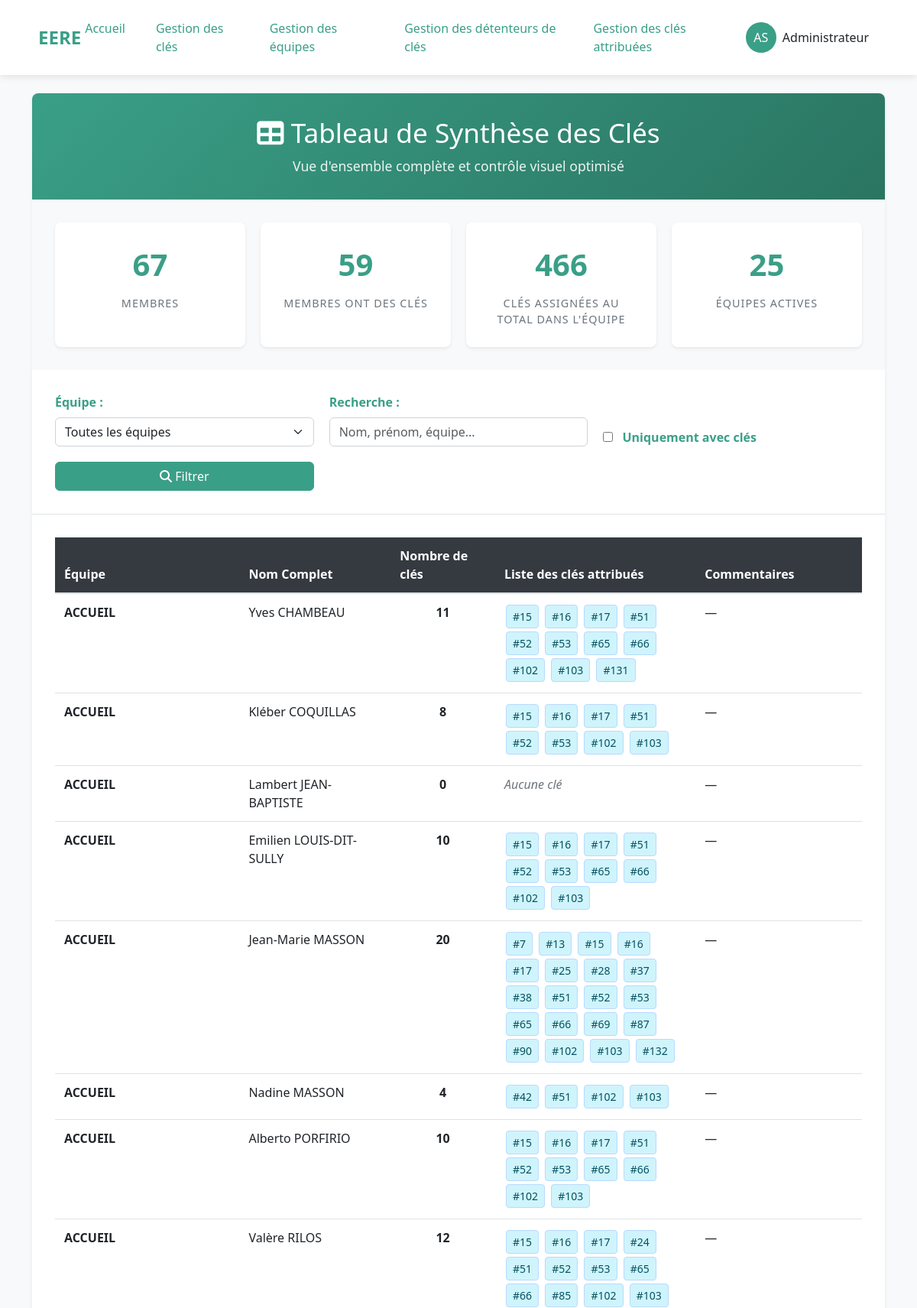
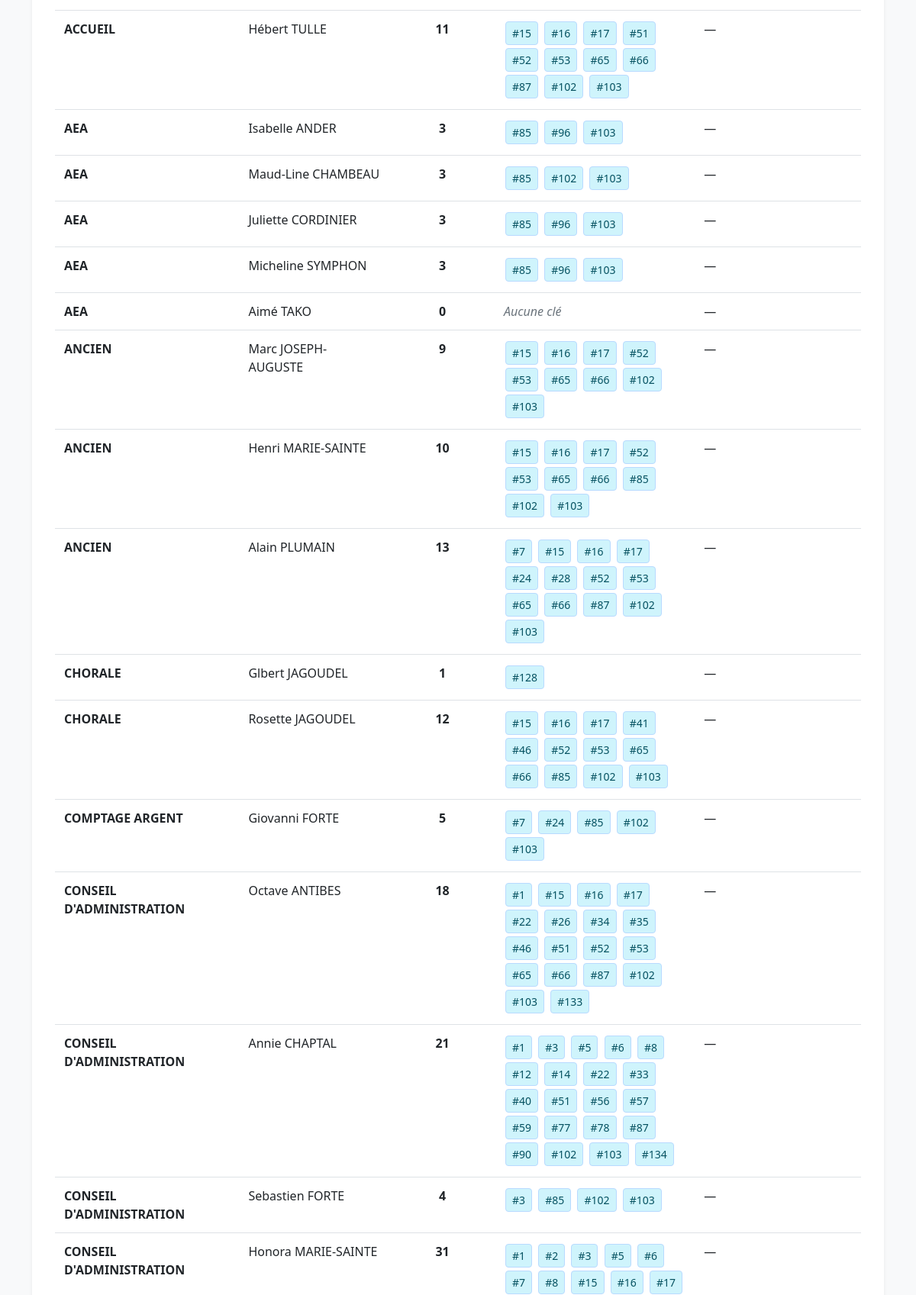
Page /synthesis-table/ (signed in, upper part) on the committed database (2 pictures, top to bottom).
### listings/models.py (models this page shows, shortened)
class Owner(AbstractUser):
    ADMINISTRATOR = 'admin'
    EDITOR = 'editor'
    VISITOR = 'visitor'
    ROLE_CHOICES = [
        (ADMINISTRATOR, 'Administrateur'),
        (EDITOR, 'Éditeur'),                # Peut modifier mais pas administrer
        (VISITOR, 'Visiteur'),              # Accès en lecture seule
    ]
    role = models.CharField(
        max_length=10,
        choices=ROLE_CHOICES,
        default=VISITOR,
        help_text="Détermine les permissions de l'utilisateur dans l'application"
    )
    groups = models.ManyToManyField(
        'auth.Group',
        verbose_name='groups',
        blank=True,
        help_text='The groups this user belongs to.',
        related_name='owner_set',
        related_query_name='owner',
    )
    user_permissions = models.ManyToManyField(
        'auth.Permission',
        verbose_name='user permissions',
        blank=True,
        help_text='Specific permissions for this user.',
        related_name='owner_set',
        related_query_name='owner',
    )
    class Meta:
        verbose_name = "Gestionnaire"
        verbose_name_plural = "Gestionnaires"

class Team(models.Model):
    name = models.CharField(max_length=20)

### listings/views.py (the view)
# urls.py: path('synthesis-table/', views.synthesis_table_view, name='synthesis_table'),
@login_required
def synthesis_table_view(request):
    selected_team_id = request.GET.get('team', '')
    show_only_with_keys = request.GET.get('with_keys') == 'true'
    search_query = request.GET.get('search', '').strip()
    all_teams = Team.objects.all().order_by('name')
    users_query = User.objects.select_related('team').prefetch_related(
        Prefetch(
            'key_assignments',
            queryset=KeyAssignment.objects.filter(is_active=True).select_related(
                'key_instance__key_type'
            ).order_by('key_instance__key_type__number'),
            to_attr='active_assignments'
        )
    )
    if selected_team_id:
        users_query = users_query.filter(team_id=selected_team_id)
    if search_query:
        users_query = users_query.filter(
            Q(firstname__icontains=search_query) |
            Q(name__icontains=search_query) |
            Q(team__name__icontains=search_query)
        )
    all_users = list(users_query.order_by('team__name', 'name', 'firstname'))
    table_data = []
    stats = {
        'total_users': 0,
        'users_with_keys': 0,
        'total_keys_assigned': 0,
        'teams_represented': set()
    }
    for user in all_users:
        user_keys = []
        keys_summary = []
        for assignment in user.active_assignments:
            key_info = {
                'number': assignment.key_instance.key_type.number,
                'name': assignment.key_instance.key_type.name,
                'place': assignment.key_instance.key_type.place,
                'assigned_date': assignment.assigned_date,
                'comments': assignment.comments,
                'condition': assignment.key_instance.condition,
                'location': assignment.key_instance.location
            }
            user_keys.append(key_info)
            keys_summary.append(f"#{assignment.key_instance.key_type.number}")
        user_data = {
            'id': user.id,
            'firstname': user.firstname,
            'name': user.name,
            'full_name': f"{user.firstname} {user.name}",
            'team': user.team.name if user.team else 'Aucune équipe',
            'team_id': user.team.id if user.team else None,
            'comment': user.comment,
            'keys': user_keys,
            'keys_count': len(user_keys),
            'keys_summary': ', '.join(keys_summary) if keys_summary else 'Aucune clé',
            'has_keys': len(user_keys) > 0,
            'status': 'Actif' if len(user_keys) > 0 else 'Sans clé'
        }
        if show_only_with_keys and not user_data['has_keys']:
            continue
        table_data.append(user_data)
        stats['total_users'] += 1
        if user_data['has_keys']:
            stats['users_with_keys'] += 1
            stats['total_keys_assigned'] += user_data['keys_count']
        if user.team:
            stats['teams_represented'].add(user.team.name)
    stats['teams_count'] = len(stats['teams_represented'])
    team_stats = []
    if selected_team_id:
        team = Team.objects.get(id=selected_team_id)
        team_users = [u for u in table_data if u['team_id']
                      == int(selected_team_id)]
        team_stats = [{
            'team_name': team.name,
            'total_members': len(team_users),
            'members_with_keys': len([u for u in team_users if u['has_keys']]),
            'total_keys': sum(u['keys_count'] for u in team_users)
        }]
    else:
        teams_dict = {}
        for user_data in table_data:
            team_name = user_data['team']
            if team_name not in teams_dict:
                teams_dict[team_name] = {
                    'team_name': team_name,
                    'total_members': 0,
                    'members_with_keys': 0,
                    'total_keys': 0
                }
            teams_dict[team_name]['total_members'] += 1
            if user_data['has_keys']:
                teams_dict[team_name]['members_with_keys'] += 1
                teams_dict[team_name]['total_keys'] += user_data['keys_count']
        team_stats = list(teams_dict.values())
        team_stats.sort(key=lambda x: x['total_keys'], reverse=True)
    context = {
        'table_data': table_data,
        'all_teams': all_teams,
        'team_stats': team_stats,
        'stats': stats,
        'filters': {
            'selected_team_id': selected_team_id,
            'show_only_with_keys': show_only_with_keys,
            'search_query': search_query,
        },
        'current_date': timezone.now().date()
    }
    return render(request, 'listings/synthesis_table.html', context)

### listings/utils.py (called while the page is built)
def set_current_user(user):
    _thread_locals.user = user

    def __call__(self, request):
        if hasattr(request, 'user') and request.user.is_authenticated:
            set_current_user(request.user)
        else:
            set_current_user(None)
        response = self.get_response(request)
        set_current_user(None)
        return response

### listings/templates/listings/synthesis_table.html (shortened to what this page needs)
{% extends 'listings/base.html' %}
{% load static %}
{% block content %}
<div class="container mt-4">
    <div class="synthesis-container">
        <div class="synthesis-header">
            <h1><i class="fas fa-table"></i> Tableau de Synthèse des Clés</h1>
            <p>Vue d'ensemble complète et contrôle visuel optimisé</p>
        </div>
        <div class="stats-grid">
            <div class="stat-card">
                <div class="stat-number">{{ stats.total_users }}</div>
                <div class="stat-label">Membres</div>
            </div>
            <div class="stat-card">
                <div class="stat-number">{{ stats.users_with_keys }}</div>
                <div class="stat-label">Membres ont des clés</div>
            </div>
            <div class="stat-card">
                <div class="stat-number">{{ stats.total_keys_assigned }}</div>
                <div class="stat-label">Clés Assignées au total dans l'équipe</div>
            </div>
            <div class="stat-card">
                <div class="stat-number">{{ stats.teams_count }}</div>
                <div class="stat-label">Équipes Actives</div>
            </div>
        </div>
        <div class="filters-section">
            <form method="get" class="filters-grid">
                <div class="filter-group">
                    <label for="team">Équipe :</label>
                    <select name="team" id="team" class="form-select">
                        <option value="">Toutes les équipes</option>
                    </select>
                </div>
                <div class="filter-group">
                    <label for="search">Recherche :</label>
                    <input type="text" name="search" id="search" class="form-control" placeholder="Nom, prénom, équipe..." value="{{ filters.search_query }}">
                </div>
                <div class="filter-group">
                    <label style="margin-bottom: 0;">
                        <input type="checkbox" name="with_keys" value="true" {% if filters.show_only_with_keys %}checked{% endif %}>
                        Uniquement avec clés
                    </label>
                </div>
                <div class="filter-group">
                    <button type="submit" class="btn btn-synthesis-primary">
                        <i class="fas fa-search"></i> Filtrer
                    </button>
                </div>
            </form>
        </div>
        <div class="table-container">
            {% if table_data %}
            <div class="table-responsive">
                <table class="synthesis-table table">
                    <thead>
                        <tr>
                            <th scope="col">Équipe</th>
                            <th scope="col">Nom Complet</th>
                            <th scope="col">Nombre de clés</th>
                            <th scope="col">Liste des clés attribués</th>
                            <th scope="col">Commentaires</th>
                        </tr>
                    </thead>
                    <tbody>
                        {% for user in table_data %}
                        <tr>
                            <td><strong>{{ user.team }}</strong></td>
                            <td>{{ user.full_name }}</td>
                            <td style="text-align: center;">
                                <strong>{{ user.keys_count }}</strong>
                            </td>
                            <td class="keys-list">
                                {% if user.keys %}
                                    {% for key in user.keys %}
                                    <span class="key-item" title="{{ key.name }} - {{ key.place }}">
                                        #{{ key.number }}
                                    </span>
                                    {% endfor %}
                                {% else %}
                                    <em style="color: #6c757d;">Aucune clé</em>
                                {% endif %}
                            </td>
                            <td>{{ user.comment|default:"—" }}</td>
                        </tr>
                        {% endfor %}
                    </tbody>
                </table>
            </div>
            {% else %}
            <div class="no-data">
                <i class="fas fa-search fa-3x"></i>
                <p>Aucun utilisateur trouvé avec les critères de recherche actuels.</p>
            </div>
            {% endif %}
        </div>
    </div>
</div>
{% endblock %}

### listings/templates/listings/base.html (shortened to what this page needs)
<!DOCTYPE html>
{% load static %}
<html lang="fr">
<head>
    <link href="https://cdn.jsdelivr.net/npm/bootstrap@5.3.0/dist/css/bootstrap.min.css" rel="stylesheet">
    <link rel="stylesheet" href="https://cdnjs.cloudflare.com/ajax/libs/font-awesome/6.4.0/css/all.min.css">
</head>
<body>
    <header class="top-header">
        <div class="logo" onclick="window.location.href='{% url 'home' %}'">EERE</div>
        <nav class="nav-menu">
            <a href="{% url 'home' %}" id="menu-home">Accueil</a>
            <a href="{% url 'key_list' %}" id="menu-key_list">Gestion des clés</a>
            <a href="{% url 'team_list' %}" id="menu-team_list">Gestion des équipes</a>
            {% if request.user.role == 'admin' %}
                <a href="{% url 'user_list' %}" id="menu-user_list">Gestion des détenteurs de clés</a>
            {% endif %}
            <a href="{% url 'user_keys' %}" id="menu-user_keys">Gestion des clés attribuées</a>
        </nav>
        {% if request.user.is_authenticated %}
        <div class="user-menu dropdown">
            <button class="btn dropdown-toggle" type="button" id="userMenuButton" data-bs-toggle="dropdown" aria-expanded="false">
                <div class="d-flex align-items-center">
                    <div class="user-initials me-2">
                        {{ request.user.first_name|first }}{{ request.user.last_name|first }}
                    </div>
                    <span class="d-none d-md-inline">{{ request.user.first_name }}</span>
                </div>
            </button>
        </div>
        {% endif %}
    </header>
    <main role="main">
        {% block content %}{% endblock %}
    </main>
</body>
</html>

### rows in the picture
Owner: user.first_name|first "A", user.last_name|first "S", user.first_name "Administrateur"
Team: team "ACCUEIL" "ACCUEIL" "ACCUEIL" "ACCUEIL" "ACCUEIL" "ACCUEIL" "ACCUEIL" "ACCUEIL" "ACCUEIL"
Team: team "AEA" "AEA" "AEA" "AEA" "AEA"
Team: team "ANCIEN" "ANCIEN" "ANCIEN"
Team: team "CHORALE" "CHORALE"
Team: team "COMPTAGE ARGENT"
Team: team "CONSEIL D'ADMINISTRATION" "CONSEIL D'ADMINISTRATION" "CONSEIL D'ADMINISTRATION" "CONSEIL D'ADMINISTRATION"

### other values in the picture
{{ stats.total_users }} "67"
{{ stats.users_with_keys }} "59"
{{ stats.total_keys_assigned }} "466"
{{ stats.teams_count }} "25"
{{ user.full_name }} "Yves CHAMBEAU" "Kléber COQUILLAS" "Lambert JEAN-BAPTISTE" "Emilien LOUIS-DIT-SULLY" "Jean-Marie MASSON" "Nadine MASSON" "Alberto PORFIRIO" "Valère RILOS" "Hébert TULLE" "Isabelle ANDER" "Maud-Line CHAMBEAU" "Juliette CORDINIER" "Micheline SYMPHON" "Aimé TAKO" "Marc JOSEPH-AUGUSTE" "Henri MARIE-SAINTE" "Alain PLUMAIN" "Glbert JAGOUDEL" "Rosette JAGOUDEL" "Giovanni FORTE" "Octave ANTIBES" "Annie CHAPTAL" "Sebastien FORTE" "Honora MARIE-SAINTE"
{{ user.keys_count }} "11" "8" "0" "10" "20" "4" "10" "12" "11" "3" "3" "3" "3" "0" "9" "10" "13" "1" "12" "5" "18" "21" "4" "31"
{{ key.number }} "15" "16" "17" "51" "52" "53" "65" "66" "102" "103" "131" "15" "16" "17" "51" "52" "53" "102" "103" "15" "16" "17" "51" "52" "53" "65" "66" "102" "103" "7" "13" "15" "16" "17" "25" "28" "37" "38" "51" "52" "53" "65" "66" "69" "87" "90" "102" "103" "132" "42" "51" "102" "103" "15" "16" "17" "51" "52" "53" "65" "66" "102" "103" "15" "16" "17" "24" "51" "52" "53" "65" "66" "85" "102" "103" "15" "16" "17" "51" "52" "53" "65" "66" "87" "102" "103" "85" "96" "103" "85" "102" "103" "85" "96" "103" "85" "96" "103" "15" "16" "17" "52" "53" "65" "66" "102" "103" "15" "16" "17" "52" "53" "65" "66" "85" "102" "103" "7" "15" "16" "17" "24" "28" "52" "53" "65" "66" "87" "102" "103" "128" "15" "16" "17" "41" "46" "52" "53" "65" "66" "85" "102" "103" "7" "24" "85" "102" "103" "1" "15" "16" "17" "22" "26" "34" "35" "46" "51" "52" "53" "65" "66" "87" "102" "103" "133" "1" "3" "5" "6" "8" "12" "14" "22" "33" "40" "51" "56" "57" "59" "77" "78" "87" "90" "102" "103" "134" "3" "85" "102" "103" "1" "2" "3" "5" "6" "7" "8" "15" "16" "17"
{{ user.comment|default:"—" }} "—" "—" "—" "—" "—" "—" "—" "—" "—" "—" "—" "—" "—" "—" "—" "—" "—" "—" "—" "—" "—" "—" "—" "—"
